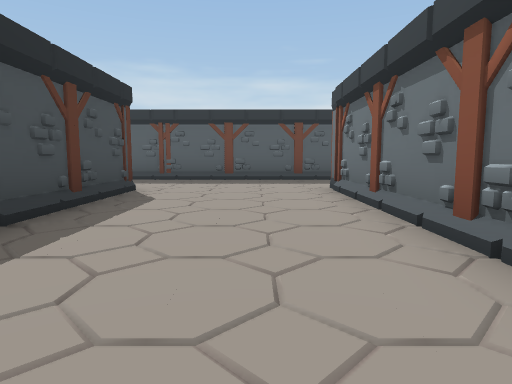
view 1 (above)

23 first-person views from a walk through a Unity game level. The camera is 1.3 m above the floor, tilts 6° down and sees 75° across. The floor is counted in squares, 2 m on a side. Each view is taken from the middle of a square. On the plan, view 1 faces up. The plan holds only what a view shows up to about 10 squares ahead; the rest is blank. The place goes on beyond the plan. Some animated figures are not drawn.

view 2
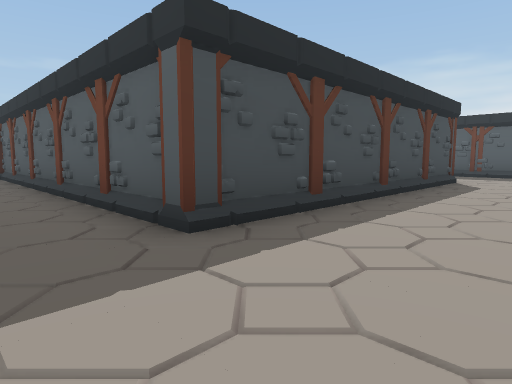

view 3
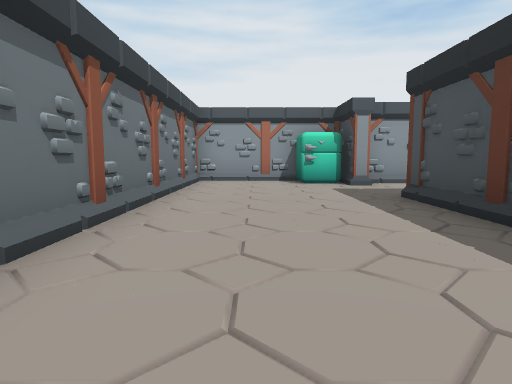

view 4
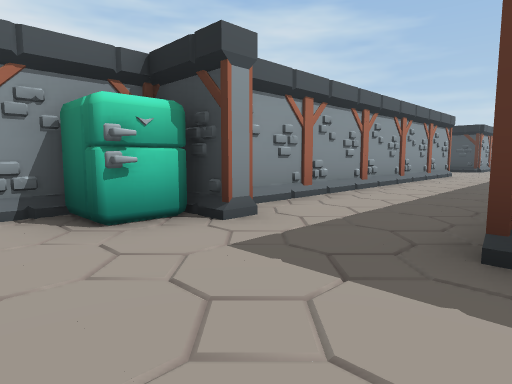

view 5
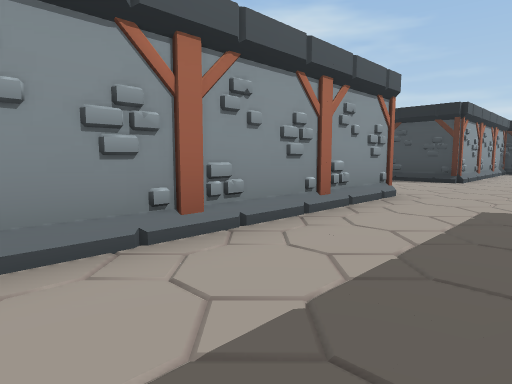

view 6
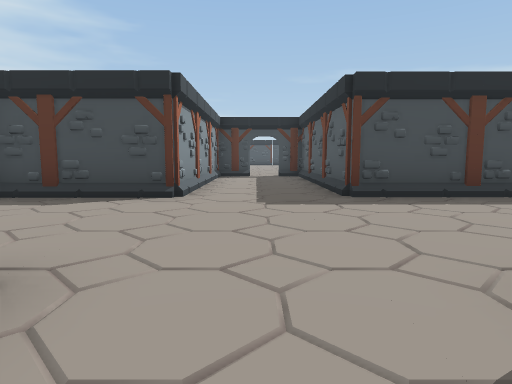

view 7
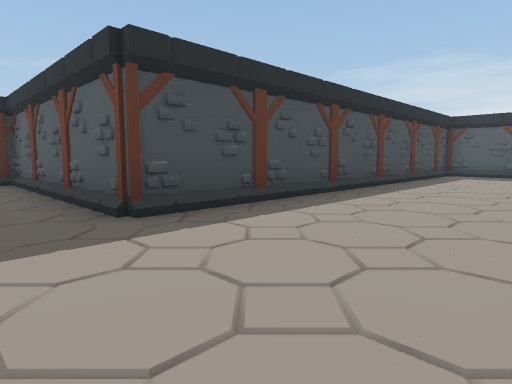

view 8
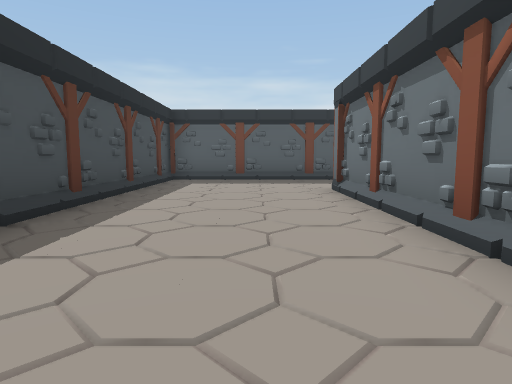

view 9
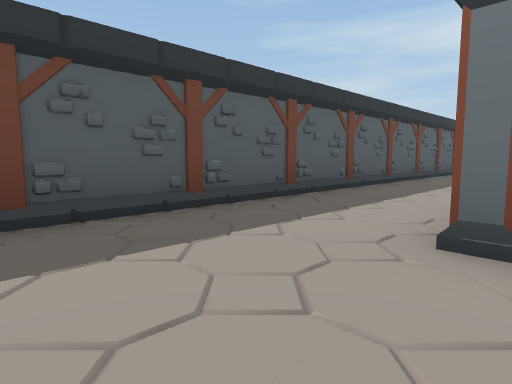

view 10
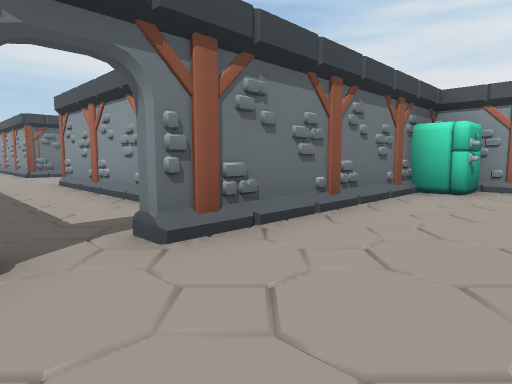

view 11
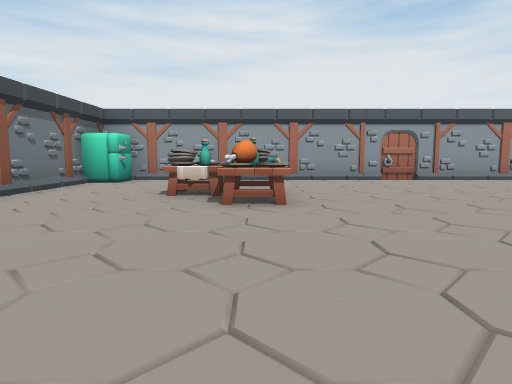

view 12
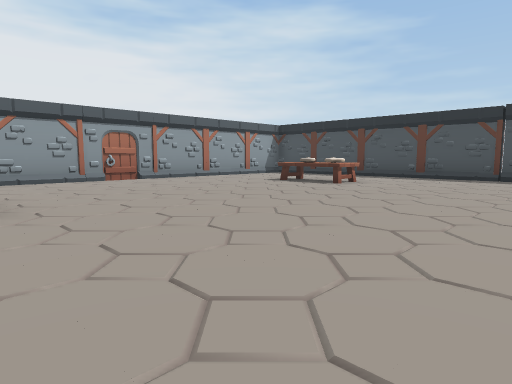

view 13
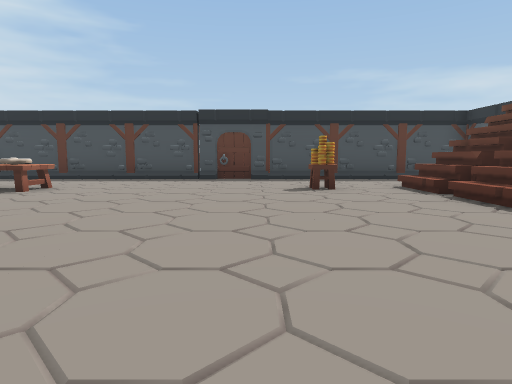

view 14
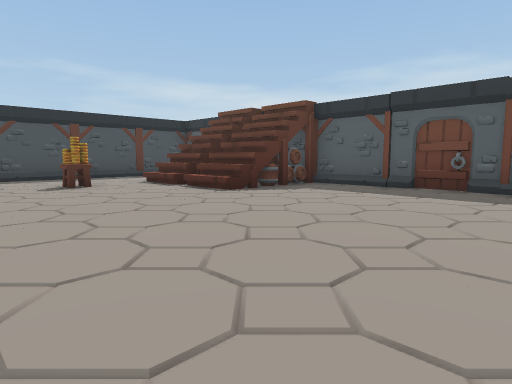

view 15
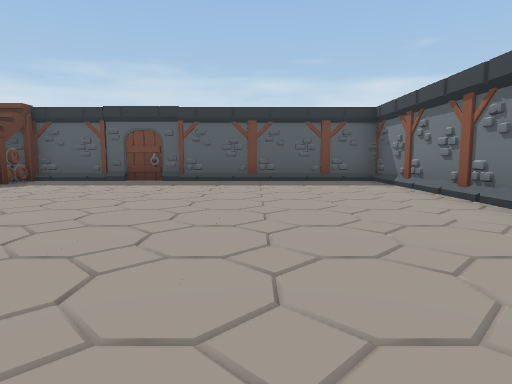

view 16
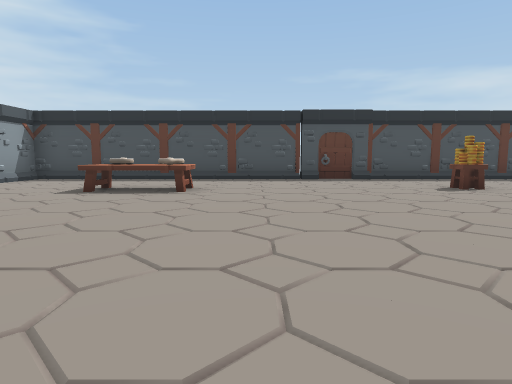

view 17
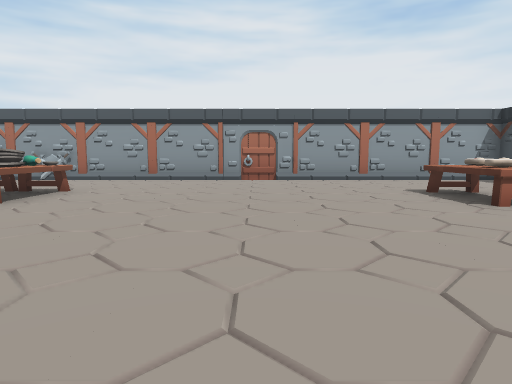

view 18
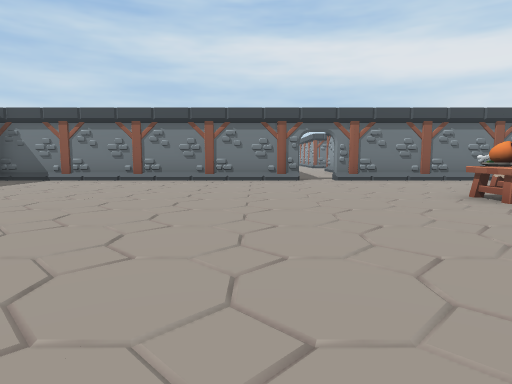

view 19
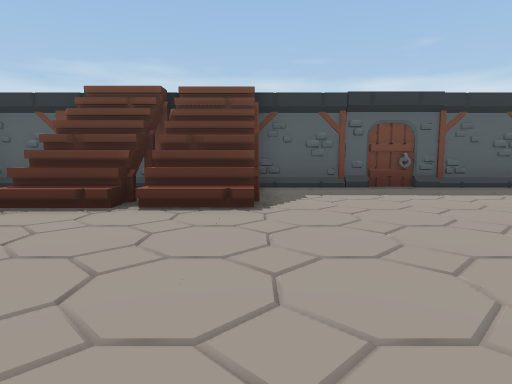

view 20
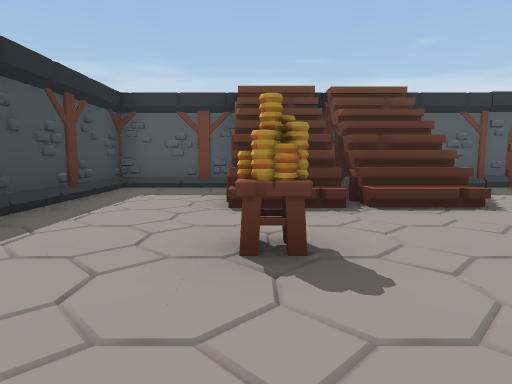

view 21
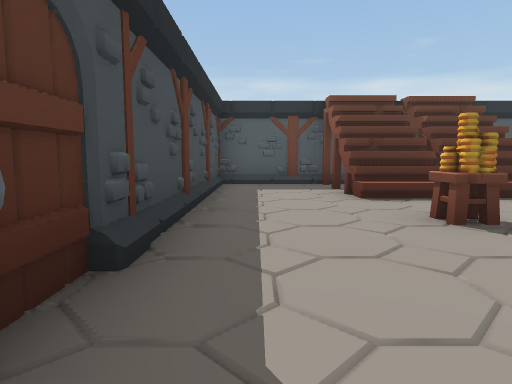

view 22
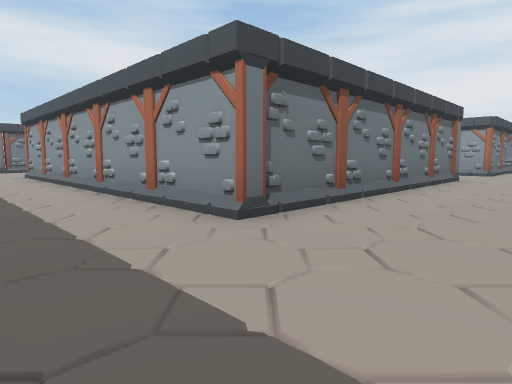

view 23
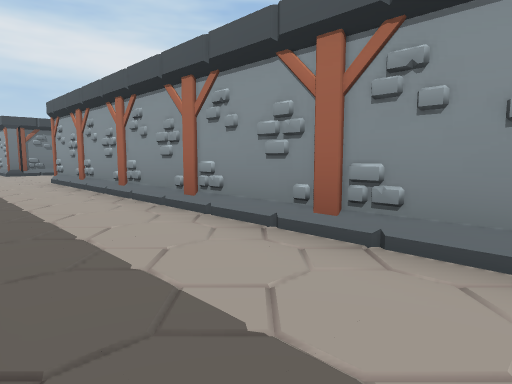

### Floor plan
Key: @ floor where view 1 was taken; # wall or solid block; . floor; / step, stairs or slope; v drop or lower ground; O other object.
Columns run from 38 left of view 1 to 2 right of it. Each row starts with its distance up from view 1.
 10                      ####################
  9                      #...................
  8                      #...................
  7        ##########    #..................#
  6 #### /##../////.#    #....##########....#
  5 #..##/v......../#    #....#        #....#
  4 #../v/#......../#    #....#        #....#
  3 #..////......../#    #....#        #....#
  2 #............../#    #....#        #....#
  1 #..O.........../#    #....#        #....#
  0 #............../#    #....#        #..@.#
 -1 #............../######....##########....#
 -2 #............../#.......................#
 -3 #............../........................#
 -4 #............../#...................#...#
 -5 #..O.......O.../######....############..#
 -6 #..O.......OO../#    #...            ####
 -7 #............../#    #.
 -8 #...............#
 -9 #............O.O
-10 ################

Positions as (right, up) in squares from view 1, and headings:
1: (0, 0), facing up
2: (0, -3), facing up-left
3: (0, 4), facing down
4: (0, -1), facing down-left
5: (-7, -2), facing down-left
6: (-11, -3), facing left
7: (-13, -3), facing up-left
8: (-14, 0), facing up
9: (-15, 6), facing up-right
10: (-25, -2), facing down-right
11: (-27, 0), facing down
12: (-27, 0), facing down-left
13: (-28, 0), facing left
14: (-27, -1), facing up-left
15: (-26, -3), facing up
16: (-28, -3), facing left
17: (-31, 0), facing down
18: (-32, -1), facing right
19: (-32, -1), facing up
20: (-35, -1), facing up
21: (-37, -2), facing up
22: (-15, 9), facing down-right
23: (-12, 9), facing down-right
